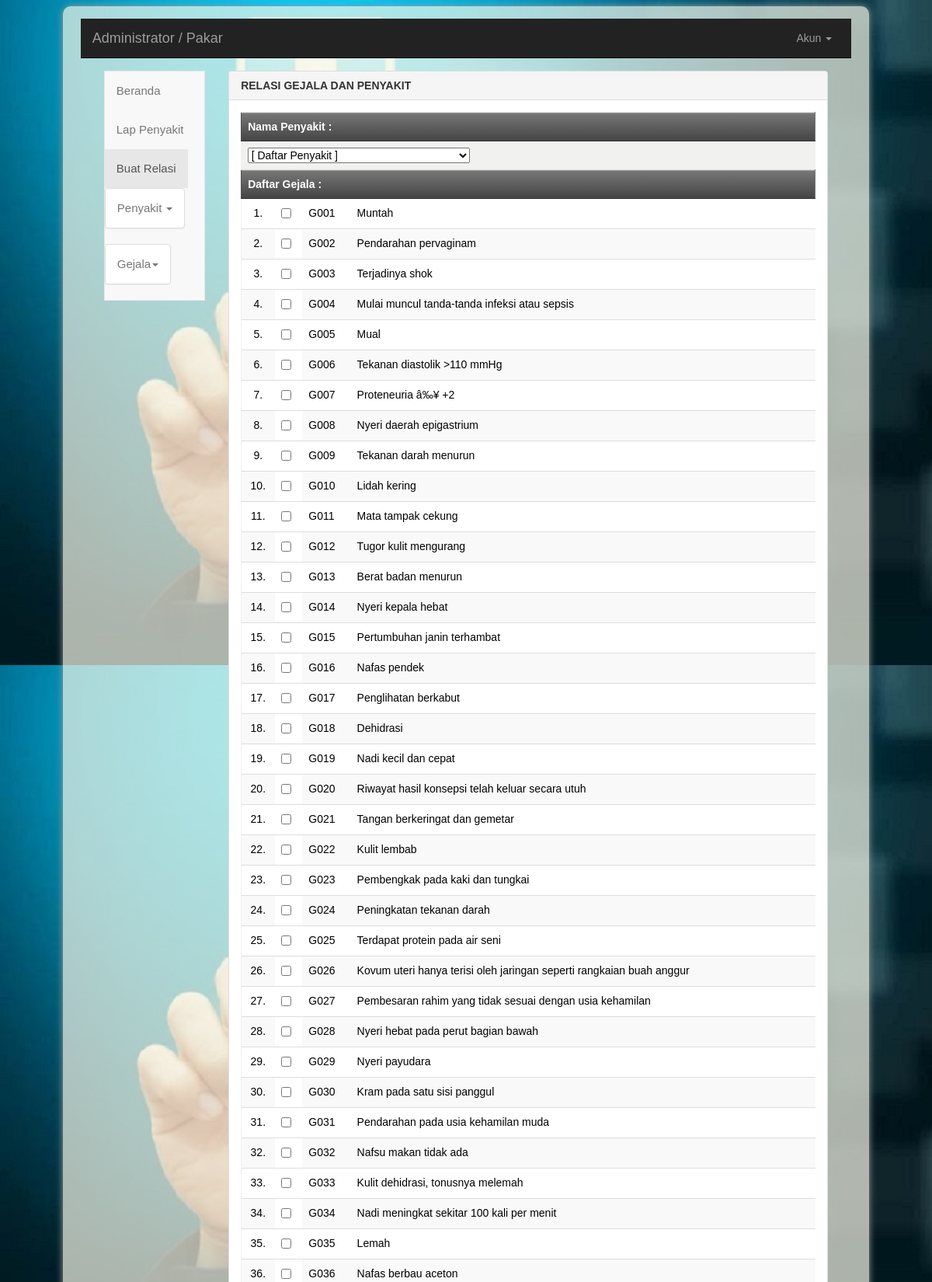
Screenshot of /pakar/RelasiAddPilih.php (signed in, upper part) with the database file from the repository.
### tables this page shows
CREATE TABLE `gejala` (
  `kd_gejala` varchar(4) NOT NULL,
  `nm_gejala` varchar(100) DEFAULT NULL
);

### pakar/RelasiAddPilih.php (the view, shortened to what this page needs)
<?php
include "../lib/inc.koneksidb.php";
$kdsakit 	= isset($_GET['kdsakit']) ? $_GET['kdsakit'] : '';
?>
<!DOCTYPE html>
<html>
<head>
    <link rel="stylesheet" type="text/css" href="../css/style.css" />
    <link rel="stylesheet" type="text/css" href="../css/buttons.css" />
</head>
<body>
  <div class="container-fluid">
    <div class="isi"><br>
<nav class="navbar navbar-inverse navbar-static-top">
    <div class="container-fluid">
    <div class="navbar-header">
      <a class="navbar-brand" href="#">
        Administrator / Pakar
      </a>
    </div>
    <div class="collapse navbar-collapse" id="bs-example-navbar-collapse-1">
      <ul class="nav navbar-nav navbar-right">
        <li class="dropdown">
          <a href="#" class="dropdown-toggle" data-toggle="dropdown" role="button" aria-expanded="false">
            Akun
            <span class="caret"></span></a>
          </li>
        </ul>
      </div>
    </div>
  </nav> </br>
  <div class="container-fluid main-container">
      <div class="col-md-2 sidebar">
        <div class="row">
   <div class="collapse navbar-collapse" id="bs-example-navbar-collapse-2">
  <div class="side-menu">
    <nav class="navbar navbar-default" role="navigation">
      <div class="side-menu-container">
        <ul class="nav navbar-nav">
          <li><a href="index.php">Beranda</a></li>
          <li><a href="LapPenyakitSemua.php">Lap Penyakit</a></li>
          <li class="active"><a href="RelasiAddPilih.php">Buat Relasi</a></li>
          <li class="panel panel-default" id="dropdown">
            <a data-toggle="collapse" href="#dropdown-penyakit">
             Penyakit <span class="caret"></span>
            </a>
          </li>
          <li class="panel panel-default" id="dropdown">
            <a data-toggle="collapse" href="#dropdown-gejala">
             Gejala<span class="caret"></span>
            </a>
          </li>
        </ul>
      </div>
    </nav>
  </div>
</div>
  </div>
</div>
      <div class="col-md-10 content">
          <div class="panel panel-default">
  <div class="panel-heading">
<b>RELASI GEJALA DAN PENYAKIT</b>
  </div>
  <div class="panel-body">
    <form name="form1" method="post" action="RelasiAddSim.php">
<table class="table table-striped">
<tr >
  <th colspan="4"><b>Nama Penyakit :</b></th>
</tr>
<tr>
  <td colspan="4">
  <select name="CmbPenyakit" onChange="MM_jumpMenu('parent',this,0)">
  <option value="<?php echo $_SERVER['PHP_SELF'];?>">[ Daftar Penyakit ]</option>
  <?php
  $sqlp = "SELECT * FROM penyakit ORDER BY kd_penyakit";
  $qryp = mysql_query($sqlp, $koneksi)  or die ("SQL Error: ".mysql_error());
  while ($datap=mysql_fetch_array($qryp)) {
  if ($datap['kd_penyakit']==$kdsakit) {
     $cek ="selected";
  }
  else {
     $cek ="";
  }
  }
  ?>
  </select>
  <input name="TxtKodeH" type="hidden" value="<?php echo $kdsakit; ?>"></td>
</tr>
<tr>
  <th colspan="4"><b>Daftar Gejala : </b></th>
  </tr>
<?php
$sql = "SELECT * FROM gejala ORDER BY kd_gejala";
$qry = mysql_query($sql, $koneksi) or die ("SQL Error: ".mysql_error());
$no = 0;
while ($data=mysql_fetch_array($qry)) {
   $no++;
   $sqlr  = "SELECT * FROM relasi WHERE kd_penyakit='$kdsakit' AND kd_gejala='$data[kd_gejala]'";
   $qryr = mysql_query($sqlr, $koneksi);
   $cocok= mysql_num_rows($qryr);
  if ($cocok==1) {
    $cek = " checked";
    $bg  = "#CCFF00";
  }
  else {
    $cek = "";
    $bg  = "#FFFFFF";
  }
?>
<tr bgcolor="#FFFFFF">
  <td width="18" align="center"><?php echo $no; ?>.</td>
  <td width="20" bgcolor="<?php echo $bg; ?>">
  <input name="CekGejala[]" type="checkbox" value="<?php echo $data['kd_gejala']; ?>" <?php echo $cek; ?>></td>
  <td width="51"><?php echo $data['kd_gejala']; ?></td>
  <td width="490"><?php echo $data['nm_gejala']; ?>  </td>
</tr>
<?php
 }
?>
</table>
</form>
</div>
</div>
      </div>
    </div>
</div>
</div>
</body>
</html>

### rows the page displays
gejala: kd_gejala "G001", nm_gejala "Muntah"
gejala: kd_gejala "G002", nm_gejala "Pendarahan pervaginam"
gejala: kd_gejala "G003", nm_gejala "Terjadinya shok"
gejala: kd_gejala "G004", nm_gejala "Mulai muncul tanda-tanda infeksi atau sepsis"
gejala: kd_gejala "G005", nm_gejala "Mual"
gejala: kd_gejala "G006", nm_gejala "Tekanan diastolik >110 mmHg"
gejala: kd_gejala "G007", nm_gejala "Proteneuria â‰¥ +2"
gejala: kd_gejala "G008", nm_gejala "Nyeri daerah epigastrium"
gejala: kd_gejala "G009", nm_gejala "Tekanan darah menurun"
gejala: kd_gejala "G010", nm_gejala "Lidah kering"
gejala: kd_gejala "G011", nm_gejala "Mata tampak cekung"
gejala: kd_gejala "G012", nm_gejala "Tugor kulit mengurang"
gejala: kd_gejala "G013", nm_gejala "Berat badan menurun"
gejala: kd_gejala "G014", nm_gejala "Nyeri kepala hebat"
gejala: kd_gejala "G015", nm_gejala "Pertumbuhan janin terhambat"
gejala: kd_gejala "G016", nm_gejala "Nafas pendek"
gejala: kd_gejala "G017", nm_gejala "Penglihatan berkabut"
gejala: kd_gejala "G018", nm_gejala "Dehidrasi"
gejala: kd_gejala "G019", nm_gejala "Nadi kecil dan cepat"
gejala: kd_gejala "G020", nm_gejala "Riwayat hasil konsepsi telah keluar secara utuh"
gejala: kd_gejala "G021", nm_gejala "Tangan berkeringat dan gemetar"
gejala: kd_gejala "G022", nm_gejala "Kulit lembab"
gejala: kd_gejala "G023", nm_gejala "Pembengkak pada kaki dan tungkai"
gejala: kd_gejala "G024", nm_gejala "Peningkatan tekanan darah"
gejala: kd_gejala "G025", nm_gejala "Terdapat protein pada air seni"
gejala: kd_gejala "G026", nm_gejala "Kovum uteri hanya terisi oleh jaringan seperti rangkaian buah anggur"
gejala: kd_gejala "G027", nm_gejala "Pembesaran rahim yang tidak sesuai dengan usia kehamilan"
gejala: kd_gejala "G028", nm_gejala "Nyeri hebat pada perut bagian bawah"
gejala: kd_gejala "G029", nm_gejala "Nyeri payudara"
gejala: kd_gejala "G030", nm_gejala "Kram pada satu sisi panggul"
gejala: kd_gejala "G031", nm_gejala "Pendarahan pada usia kehamilan muda"
gejala: kd_gejala "G032", nm_gejala "Nafsu makan tidak ada"
gejala: kd_gejala "G033", nm_gejala "Kulit dehidrasi, tonusnya melemah"
gejala: kd_gejala "G034", nm_gejala "Nadi meningkat sekitar 100 kali per menit"
gejala: kd_gejala "G035", nm_gejala "Lemah"
gejala: kd_gejala "G036", nm_gejala "Nafas berbau aceton"
